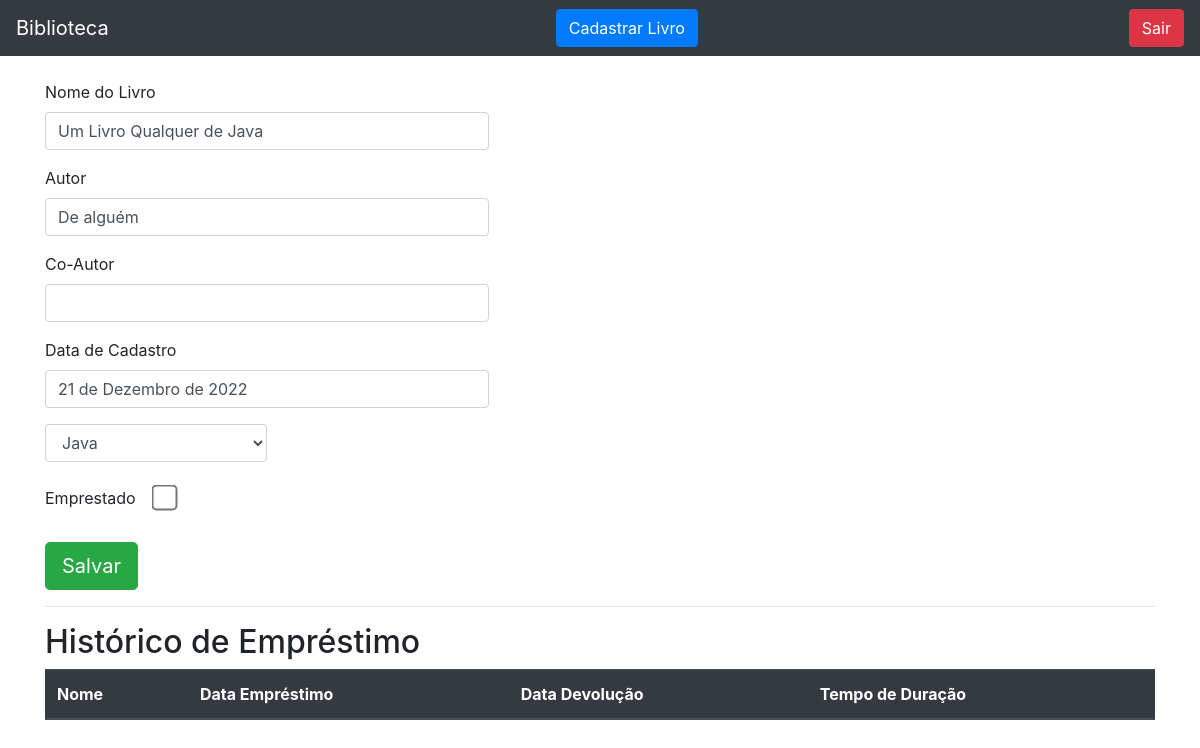
Screenshot of /livro/ver_livro/6 (signed in) with the database file from the repository.
### livro/models.py (models this page shows, shortened)
class Livros(models.Model):
    nome            = models.CharField(max_length = 100)
    autor           = models.CharField(max_length = 30)
    co_autor        = models.CharField(max_length = 30, blank = True) # blank = True torna não obrigatório o preenchimento do campo mas retorna string vazia
    data_cadastro   = models.DateField(default = date.today) # importa a data do dia automaticamente no campo
    emprestado      = models.BooleanField(default = False)
    categoria       = models.ForeignKey(Categoria, on_delete=models.DO_NOTHING) # se eu apagar a categoria não acontece nada com o livro
    usuario         = models.ForeignKey(Usuario, on_delete=models.DO_NOTHING)
    class Meta:
        verbose_name = 'Livro'

### livro/views.py (the view)
# urls.py: path('ver_livro/<int:id>', views.ver_livros, name = 'ver_livros'), # url dinâmica, traz a url de acordo com o id do livro selecionado
def ver_livros(request, id):
    if request.session.get('usuario'):
        livros = Livros.objects.get(id = id)#get pega o id que for igual ao id
        if request.session.get('usuario') == livros.usuario.id:
            categoria_livro = Categoria.objects.filter(usuario_id = request.session.get('usuario'))
            emprestimos = Emprestimo.objects.filter(livro = livros) # filter() vai filtra tudo independendo do usuario
            form = CadastroLivro()
            return render(request, 'ver_livro.html', {'livro': livros, 'categoria_livro': categoria_livro,
                                                      'emprestimos': emprestimos,
                                                      'usuario_logado': request.session.get('usuario'),
                                                      'form': form})
        else:
            return HttpResponse('Esse livro não é seu')
    return redirect('/auth/login/?status=2')

### livro/forms.py
class CadastroLivro(forms.ModelForm):
    class Meta:
        model = Livros
        fields = "__all__"

### livro/models.py (called while the page is built)
    def __str__(self):
        return self.nome

### usuarios/models.py (called while the page is built)
    def __str__(self) -> str:
        return self.nome

### livro/templates/ver_livro.html (shortened to what this page needs)
{%extends 'base.html'%}
{% load filtros %}
{% block 'conteudo' %}
<div class="container">
    <br>
    <form action="#" method="POST">
        <p>
            <label>Nome do Livro</label>
            <input style="width: 40%;" class="form-control" type="text" value="{{livro.nome}}">
        </p>
        <p>
            <label>Autor</label>
            <input style="width: 40%;" class="form-control" type="text" value="{{livro.autor}}">
        </p>
        <p>
            <label>Co-Autor</label>
            <input style="width: 40%;" class="form-control" type="text" value="{{livro.co_autor}}">
        </p>
        <p>
            <label>Data de Cadastro</label>
            <input style="width: 40%;" class="form-control" type="text" value="{{livro.data_cadastro}}">
        </p>
        <select style="width: 20%;" class="form-control" name="categoria">
            {% for i in categoria_livro %}
                {% if livro.categoria.nome == i.nome %}
                    <option selected>{{i}}</option>
                {%else%}
                <option>{{i}}</option>
                {%endif%}
            {%endfor%}
        </select>
        <br>
        <label>Emprestado &nbsp; &nbsp;</label>
        {% if livro.emprestado %}
            <input style="transform: scale(2.0);" checked type="checkbox" name="emprestado">
        {% else %}
            <input style="transform: scale(2.0);" type="checkbox" name="emprestado"    >
        {% endif %}
        <br>
        <br>
        <input type="submit" class="btn btn-success btn-lg" value="Salvar">
    </form>
    <hr>
    <h2>Histórico de Empréstimo</h2>
    <table class="table table-striped table-dark">
        <thead>
          <tr>
            <th scope="col">Nome</th>
            <th scope="col">Data Empréstimo</th>
            <th scope="col">Data Devolução</th>
            <th scope="col">Tempo de Duração</th>
          </tr>
        </thead>
      </table>
</div>
{% endblock %}

### rows the page displays
Livros: nome "Um Livro Qualquer de Java", autor "De alguém", data_cadastro "21 de Dezembro de 2022"

### other values shown
form field categoria "Java"
